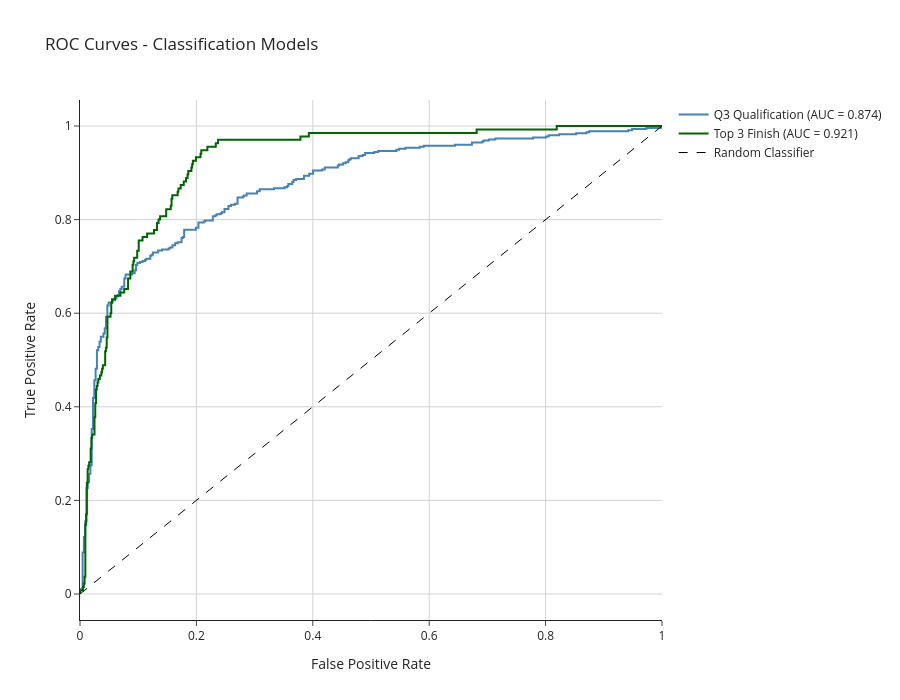

The code cell stored with this chart in its notebook:
### Markdown cell above
### 7.4 ROC Curves

### Code cell
import plotly.graph_objs as go

# Compute ROC curves
fpr_q3, tpr_q3, _ = roc_curve(y_test_q3, results_q3['probabilities'])
fpr_top3, tpr_top3, _ = roc_curve(y_test_top3, results_top3['probabilities'])

auc_q3 = results_q3['metrics']['auc']
auc_top3 = results_top3['metrics']['auc']

# Create figure
fig = go.Figure()

# -----------------------------
# Q3 ROC
# -----------------------------
fig.add_trace(
    go.Scatter(
        x=fpr_q3,
        y=tpr_q3,
        mode='lines',
        line=dict(width=2, color='steelblue'),
        name=f"Q3 Qualification (AUC = {auc_q3:.3f})"
    )
)

# -----------------------------
# Top 3 ROC
# -----------------------------
fig.add_trace(
    go.Scatter(
        x=fpr_top3,
        y=tpr_top3,
        mode='lines',
        line=dict(width=2, color='darkgreen'),
        name=f"Top 3 Finish (AUC = {auc_top3:.3f})"
    )
)

# -----------------------------
# Random baseline
# -----------------------------
fig.add_trace(
    go.Scatter(
        x=[0, 1],
        y=[0, 1],
        mode='lines',
        line=dict(width=1, dash='dash', color='black'),
        name="Random Classifier"
    )
)

# -----------------------------
# Layout
# -----------------------------
fig.update_layout(
    title="ROC Curves - Classification Models",
    xaxis_title="False Positive Rate",
    yaxis_title="True Positive Rate",
    width=900,
    height=700,
    template="simple_white",
)

# Add grid (Plotly hides by default)
fig.update_xaxes(showgrid=True, gridcolor='lightgrey')
fig.update_yaxes(showgrid=True, gridcolor='lightgrey')

fig.show()

### Figure 1 — Plotly figure (JSON) as saved in the notebook; plotly's stock layout.template omitted (floating-point values rounded to 4 significant figures; data arrays with more than 128 entries replaced by an {"elided": "..."} marker saying what was removed)
{"data": [{"line": {"color": "steelblue", "width": 2}, "mode": "lines", "name": "Q3 Qualification (AUC = 0.874)", "type": "scatter", "x": {"elided": "237 float values"}, "y": {"elided": "237 float values"}}, {"line": {"color": "darkgreen", "width": 2}, "mode": "lines", "name": "Top 3 Finish (AUC = 0.921)", "type": "scatter", "x": {"elided": "141 float values"}, "y": {"elided": "141 float values"}}, {"line": {"color": "black", "dash": "dash", "width": 1}, "mode": "lines", "name": "Random Classifier", "type": "scatter", "x": [0, 1], "y": [0, 1]}], "layout": {"height": 700, "title": {"text": "ROC Curves - Classification Models"}, "width": 900, "xaxis": {"gridcolor": "lightgrey", "showgrid": true, "title": {"text": "False Positive Rate"}}, "yaxis": {"gridcolor": "lightgrey", "showgrid": true, "title": {"text": "True Positive Rate"}}}}
